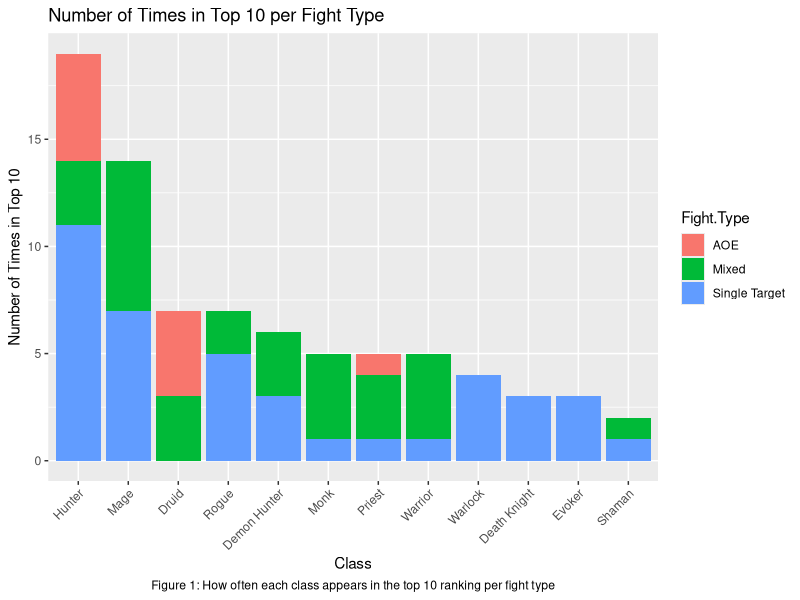
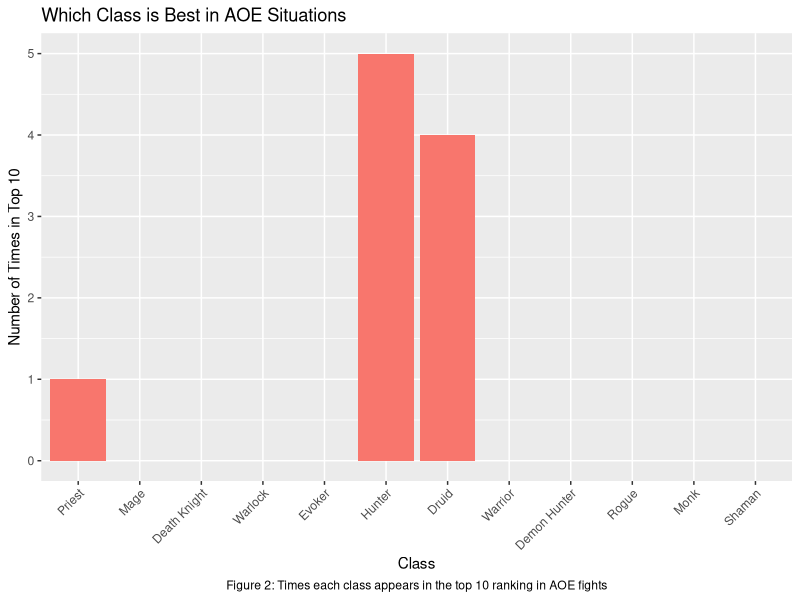
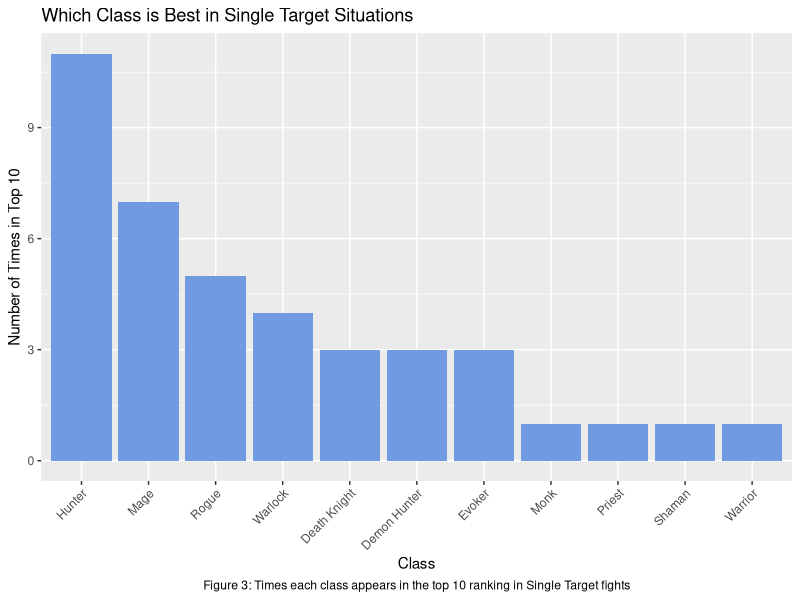
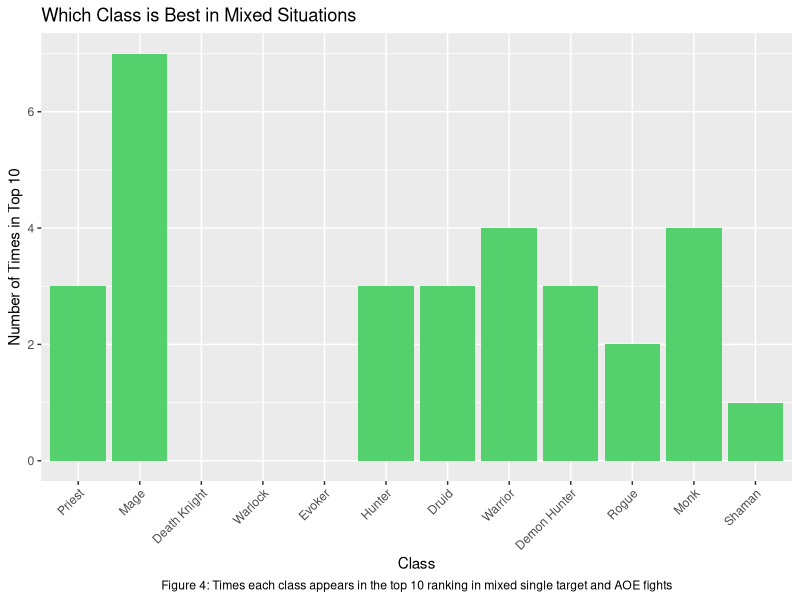
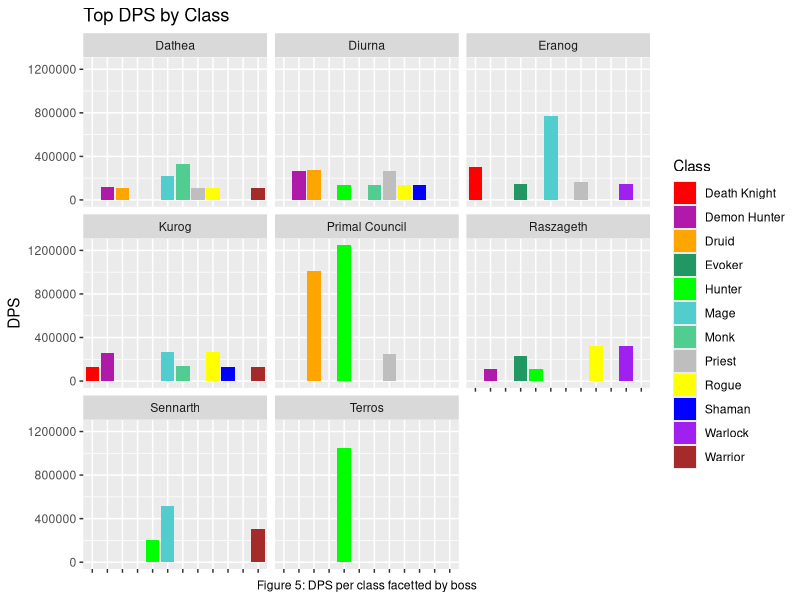

Generate these figures, in order, with R:
## ---- chunk 1
suppressPackageStartupMessages(library(tidyverse))
suppressPackageStartupMessages(library(scales))
library(tidyverse)
library(dplyr)
library(ggplot2)
library(readxl)
library(scales)
DPSsheet<-read.csv("DataVizMidterm - Sheet1.csv")
MidtermDictionary<-read_excel("MidtermSheet.xlsx")
knitr::kable(MidtermDictionary)
## ---- chunk 2
ggplot(DPSsheet, aes(x = reorder(Class, -Appearance, FUN = sum), y=Appearance, fill = Fight.Type)) +
  geom_col()+
  labs(title = "Number of Times in Top 10 per Fight Type", caption = "Figure 1: How often each class appears in the top 10 ranking per fight type", y="Number of Times in Top 10", x ="Class") +
  theme(plot.caption = element_text(hjust = .5)) +
  theme(axis.text.x = element_text(angle = 45, hjust = 1))
## ---- chunk 3
DPSsheet_AOE <- subset(DPSsheet, Fight.Type == "AOE")
DPSsheet_AOE$Appearance[is.na(DPSsheet_AOE$Appearance)] <- 0

class_names <- unique(DPSsheet$Class)
ggplot(DPSsheet_AOE, aes(x = reorder(Class, -Appearance), y = Appearance, fill = Fight.Type)) +
  geom_col() +
  labs(title = "Which Class is Best in AOE Situations",
       caption = "Figure 2: Times each class appears in the top 10 ranking in AOE fights",
       y = "Number of Times in Top 10", x="Class") +
  theme(plot.caption = element_text(hjust = .5)) +
  theme(legend.position = "none")+
  theme(axis.text.x = element_text(angle = 45, hjust = 1)) +
  scale_x_discrete(limits = class_names)

## ---- chunk 4
DPSsheet_AOE <- subset(DPSsheet, Fight.Type == "Single Target")

ggplot(DPSsheet_AOE, aes(x = reorder(Class, -Appearance, FUN = sum), y = Appearance, fill = Fight.Type)) +
  geom_col(fill = "#709BE1") +
  labs(title = "Which Class is Best in Single Target Situations",
       caption = "Figure 3: Times each class appears in the top 10 ranking in Single Target fights",
       y = "Number of Times in Top 10", x = "Class") +
  theme(plot.caption = element_text(hjust = .5)) +
  theme(legend.position = "none")+
  theme(axis.text.x = element_text(angle = 45, hjust = 1))

## ---- chunk 5
DPSsheet_AOE <- subset(DPSsheet, Fight.Type == "Mixed")

ggplot(DPSsheet_AOE, aes(x = reorder(Class, -Appearance, FUN = sum), y = Appearance, fill = Fight.Type)) +
  geom_col(fill = "#54D16C") +
  labs(title = "Which Class is Best in Mixed Situations",
       caption = "Figure 4: Times each class appears in the top 10 ranking in mixed single target and AOE fights",
       y = "Number of Times in Top 10", x = "Class") +
  theme(plot.caption = element_text(hjust = .5)) +
  theme(legend.position = "none")+
  theme(axis.text.x = element_text(angle = 45, hjust = 1))+
  scale_x_discrete(limits = class_names)
## ---- chunk 6
ggplot(DPSsheet, aes(x = Class, y=DPS, fill =Class))+
  geom_col(position = "stack")+
  labs(title = "Top DPS by Class", caption = "Figure 5: DPS per class facetted by boss") +
  theme(axis.text.x = element_text(angle = 45, hjust = 1),
        axis.text.x.bottom = element_blank())+ 
  theme(plot.caption = element_text(hjust = .5))+
  facet_wrap(~Boss)+
  theme(axis.title.x = element_blank())+
  scale_fill_manual(values = c("red", "#B01AAB", "orange", "#219864", "green", "#51CDCD", "#51CD92", "grey", "yellow", "blue", "purple", "brown"), drop = FALSE)
